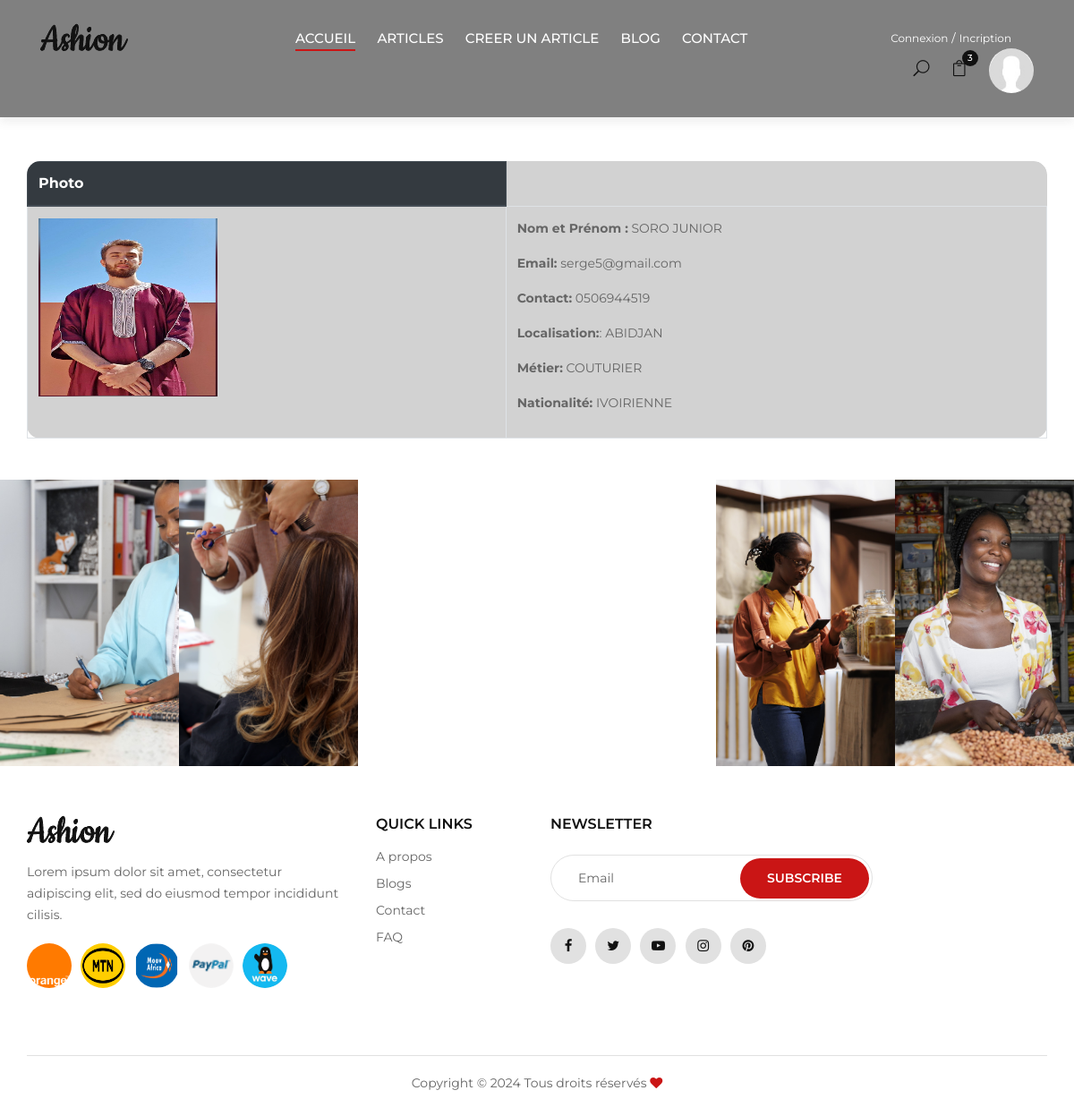
The app's page /info_artisan.php?id=4 with its own data.
### tables this page shows
CREATE TABLE `artisans` (
  `id` int(11) NOT NULL,
  `nom` varchar(25) NOT NULL,
  `prenom` varchar(255) NOT NULL,
  `email` varchar(255) NOT NULL,
  `contact` varchar(10) NOT NULL,
  `sexe` varchar(255) NOT NULL,
  `datenaissance` date NOT NULL,
  `localisation` varchar(255) NOT NULL,
  `metier` varchar(255) NOT NULL,
  `nationalite` varchar(255) NOT NULL,
  `password` varchar(16) NOT NULL,
  `photo` longtext DEFAULT NULL
);

### info_artisan.php (the view, shortened to what this page needs)
<?php
require "config.php";
?>
<!DOCTYPE html>
<html lang="fr">
<head>
    <link rel="stylesheet" href="css/bootstrap.min.css" type="text/css">
    <link rel="stylesheet" href="css/font-awesome.min.css" type="text/css">
    <link rel="stylesheet" href="css/elegant-icons.css" type="text/css">
    <link rel="stylesheet" href="css/jquery-ui.min.css" type="text/css">
    <link rel="stylesheet" href="css/magnific-popup.css" type="text/css">
    <link rel="stylesheet" href="css/owl.carousel.min.css" type="text/css">
    <link rel="stylesheet" href="css/slicknav.min.css" type="text/css">
    <link rel="stylesheet" href="css/style.css" type="text/css">
</head>
<?php include "base/header.php"; ?>
<div class="container" style="margin:180px auto 30px auto">
        <div class="table-responsive">
            <table
                class="table table-white table-bordered">
                <thead class="thead thead-dark">
                    <tr>
                        <th>Photo</th>
                    </tr>
                </thead>
                <?php
                        $id = $_GET['id'];
                        $recupArticle = $bdd->prepare('SELECT * FROM artisans WHERE id = ?');
                        $recupArticle->execute(array($id));
                        while($artisan = $recupArticle->fetch())
                        {
                            ?>
                            <tbody>
                                <tr class="text-dark">
                                    <td><img src="photo_artisans/<?= $artisan['photo'] ?>" alt="" width="200" height="200"></td>
                                    <td>
                                      <p><strong>Nom et Prénom :</strong> <?= $artisan['nom']?> <?= $artisan['prenom']?></p>
                                      <p><strong>Email:</strong> <?= $artisan['email']?></p>
                                      <p><strong>Contact:</strong> <?= $artisan['contact']?></p>
                                      <p><strong>Localisation:</strong>: <?= $artisan['localisation']?></p>
                                      <p><strong>Métier:</strong> <?= $artisan['metier']?></p>
                                      <p><strong>Nationalité:</strong> <?= $artisan['nationalite']?></p>
                                    </td>
                                </tr>
                            </tbody>
                            <?php
                        }
                ?>
            </table>
        </div>
</div>
    <?php include "base/footer.php"; ?>
</body>
</html>

### css/style.css (style rules this page uses)
html, body { height: 100%; font-family: "Montserrat", sans-serif; -webkit-font-smoothing: antialiased; }
p { font-size: 14px; font-family: "Montserrat", sans-serif; color: #666666; font-weight: 400; line-height: 24px; margin: 0 0 15px 0; }
img { max-width: 100%; }
@media only screen and (min-width: 1200px) { .container { max-width: 1170px; } }

### info_artisan.php (style rules this page uses)
table { background: #d2d2d2 !important; border-radius:15px !important; }
.table-responsive { border-radius:15px !important; }

### records on screen
artisans: photo (picture), nom "SORO", prenom "JUNIOR", email "serge5@gmail.com", contact "0506944519", localisation "ABIDJAN", metier "COUTURIER", nationalite "IVOIRIENNE"

### other values on screen
count($c) "3"
